Frame 1 (no input): blank canvas, image omitted
Frame 60 (the mouse pressed at the canvas centre just before this capture): blank canvas, image omitted
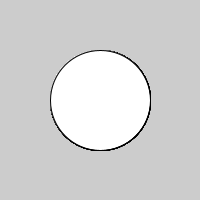
Frame 120 (the mouse held since frame 60 and released just before this capture)

The Processing sketch whose frames 1 and 60 were blank and that drew this single picture after the mouse press (run headless with seeded random() and noise(); from frame 60 on, the mouse is pressed at the canvas centre):

// Processing sketch: processing_31344
// ── processing_31344.pde

void setup() {
size(200,200);
}
void draw() {
ellipse(width/2, height/2, mouseX, mouseY);
}
